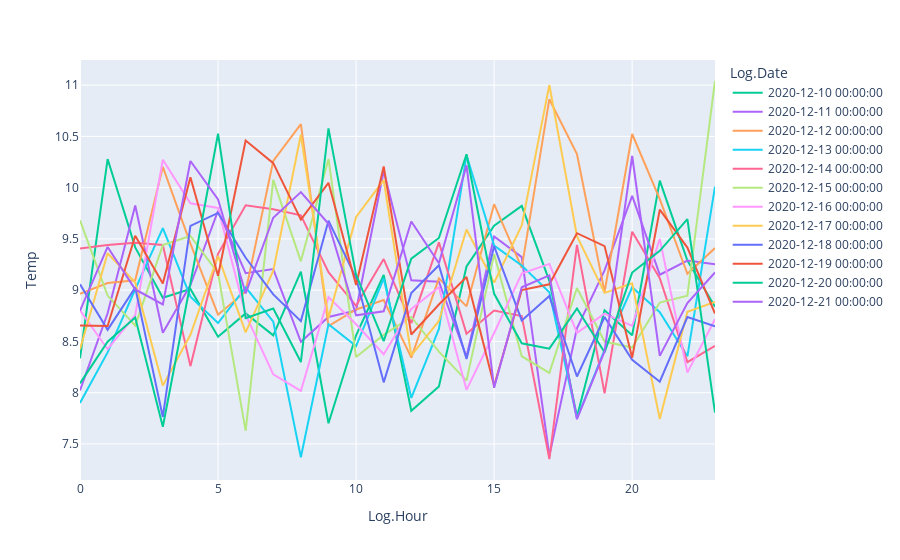

The code cell stored with this chart in its notebook:
### Code cell
# Add undercooling cases
iss_start = datetime.datetime.strptime('2020-12-10', '%Y-%m-%d')
iss_stop = datetime.datetime.strptime('2020-12-21', '%Y-%m-%d')
iss_site = 'Gurugram'

#print('df.shape', df.shape)
undercool_data = df.loc[(df['Site'] == iss_site) & (df['Log.Date'] >= iss_start) & (df['Log.Date'] <= iss_stop)]
df = df.loc[~((df['Site'] == iss_site) & (df['Log.Date'] >= iss_start) & (df['Log.Date'] <= iss_stop))]
#print('und.shape', undercool_data.shape)
#print('df.shape', df.shape)

undercool_data['Temp'] += 5
undercool_data['Condition'] = 'Undercool'

df = pd.concat([df, undercool_data])

#plot
fig = px.line(undercool_data, x='Log.Hour', y='Temp', color='Log.Date')
fig.show()

### Figure 1 — Plotly figure (JSON) as saved in the notebook; plotly's stock layout.template omitted (floating-point values rounded to 4 significant figures)
{"data": [{"hovertemplate": "Log.Date=2020-12-10 00:00:00<br>Log.Hour=%{x}<br>Temp=%{y}<extra></extra>", "legendgroup": "2020-12-10 00:00:00", "line": {"color": "#00cc96", "dash": "solid"}, "mode": "lines", "name": "2020-12-10 00:00:00", "orientation": "v", "showlegend": true, "type": "scatter", "x": [0, 1, 2, 3, 4, 5, 6, 7, 8, 9, 10, 11, 12, 13, 14, 15, 16, 17, 18, 19, 20, 21, 22, 23], "xaxis": "x", "y": [8.336, 10.28, 9.417, 8.927, 9.011, 8.546, 8.774, 8.559, 9.18, 7.702, 8.56, 9.148, 7.823, 8.061, 9.231, 9.628, 9.823, 9.091, 7.766, 8.804, 8.561, 10.07, 9.29, 8.839], "yaxis": "y"}, {"hovertemplate": "Log.Date=2020-12-11 00:00:00<br>Log.Hour=%{x}<br>Temp=%{y}<extra></extra>", "legendgroup": "2020-12-11 00:00:00", "line": {"color": "#ab63fa", "dash": "solid"}, "mode": "lines", "name": "2020-12-11 00:00:00", "orientation": "v", "showlegend": true, "type": "scatter", "x": [0, 1, 2, 3, 4, 5, 6, 7, 8, 9, 10, 11, 12, 13, 14, 15, 16, 17, 18, 19, 20, 21, 22, 23], "xaxis": "x", "y": [8.022, 8.774, 9.826, 8.584, 9.05, 9.774, 9.166, 9.206, 8.496, 8.739, 8.802, 10.16, 9.096, 9.082, 8.35, 9.524, 9.322, 7.385, 8.628, 9.193, 9.92, 9.15, 9.288, 9.252], "yaxis": "y"}, {"hovertemplate": "Log.Date=2020-12-12 00:00:00<br>Log.Hour=%{x}<br>Temp=%{y}<extra></extra>", "legendgroup": "2020-12-12 00:00:00", "line": {"color": "#FFA15A", "dash": "solid"}, "mode": "lines", "name": "2020-12-12 00:00:00", "orientation": "v", "showlegend": true, "type": "scatter", "x": [0, 1, 2, 3, 4, 5, 6, 7, 8, 9, 10, 11, 12, 13, 14, 15, 16, 17, 18, 19, 20, 21, 22, 23], "xaxis": "x", "y": [8.964, 9.069, 9.096, 10.2, 9.454, 8.761, 8.987, 10.26, 10.62, 8.65, 8.812, 8.904, 8.342, 9.115, 8.842, 9.839, 9.218, 10.86, 10.33, 8.982, 10.52, 9.887, 9.16, 9.411], "yaxis": "y"}, {"hovertemplate": "Log.Date=2020-12-13 00:00:00<br>Log.Hour=%{x}<br>Temp=%{y}<extra></extra>", "legendgroup": "2020-12-13 00:00:00", "line": {"color": "#19d3f3", "dash": "solid"}, "mode": "lines", "name": "2020-12-13 00:00:00", "orientation": "v", "showlegend": true, "type": "scatter", "x": [0, 1, 2, 3, 4, 5, 6, 7, 8, 9, 10, 11, 12, 13, 14, 15, 16, 17, 18, 19, 20, 21, 22, 23], "xaxis": "x", "y": [7.9, 8.393, 9.009, 9.605, 8.937, 8.68, 9.026, 8.694, 7.37, 8.668, 8.455, 9.115, 7.949, 8.622, 10.32, 9.435, 9.241, 8.98, 7.751, 8.418, 9.029, 8.785, 8.355, 10.01], "yaxis": "y"}, {"hovertemplate": "Log.Date=2020-12-14 00:00:00<br>Log.Hour=%{x}<br>Temp=%{y}<extra></extra>", "legendgroup": "2020-12-14 00:00:00", "line": {"color": "#FF6692", "dash": "solid"}, "mode": "lines", "name": "2020-12-14 00:00:00", "orientation": "v", "showlegend": true, "type": "scatter", "x": [0, 1, 2, 3, 4, 5, 6, 7, 8, 9, 10, 11, 12, 13, 14, 15, 16, 17, 18, 19, 20, 21, 22, 23], "xaxis": "x", "y": [9.407, 9.442, 9.464, 9.441, 8.259, 9.355, 9.827, 9.788, 9.73, 9.176, 8.848, 9.304, 8.679, 9.466, 8.575, 8.801, 8.748, 7.353, 9.442, 7.994, 9.57, 9.117, 8.298, 8.456], "yaxis": "y"}, {"hovertemplate": "Log.Date=2020-12-15 00:00:00<br>Log.Hour=%{x}<br>Temp=%{y}<extra></extra>", "legendgroup": "2020-12-15 00:00:00", "line": {"color": "#B6E880", "dash": "solid"}, "mode": "lines", "name": "2020-12-15 00:00:00", "orientation": "v", "showlegend": true, "type": "scatter", "x": [0, 1, 2, 3, 4, 5, 6, 7, 8, 9, 10, 11, 12, 13, 14, 15, 16, 17, 18, 19, 20, 21, 22, 23], "xaxis": "x", "y": [9.682, 8.948, 8.655, 9.44, 9.528, 9.165, 7.627, 10.08, 9.281, 10.28, 8.348, 8.564, 8.738, 8.401, 8.118, 9.352, 8.356, 8.193, 9.021, 8.499, 8.441, 8.88, 8.946, 11.04], "yaxis": "y"}, {"hovertemplate": "Log.Date=2020-12-16 00:00:00<br>Log.Hour=%{x}<br>Temp=%{y}<extra></extra>", "legendgroup": "2020-12-16 00:00:00", "line": {"color": "#FF97FF", "dash": "solid"}, "mode": "lines", "name": "2020-12-16 00:00:00", "orientation": "v", "showlegend": true, "type": "scatter", "x": [0, 1, 2, 3, 4, 5, 6, 7, 8, 9, 10, 11, 12, 13, 14, 15, 16, 17, 18, 19, 20, 21, 22, 23], "xaxis": "x", "y": [8.803, 8.424, 8.757, 10.27, 9.847, 9.802, 8.762, 8.179, 8.018, 8.932, 8.668, 8.375, 8.817, 9.03, 8.028, 8.583, 9.162, 9.256, 8.583, 8.771, 8.652, 9.501, 8.196, 8.716], "yaxis": "y"}, {"hovertemplate": "Log.Date=2020-12-17 00:00:00<br>Log.Hour=%{x}<br>Temp=%{y}<extra></extra>", "legendgroup": "2020-12-17 00:00:00", "line": {"color": "#FECB52", "dash": "solid"}, "mode": "lines", "name": "2020-12-17 00:00:00", "orientation": "v", "showlegend": true, "type": "scatter", "x": [0, 1, 2, 3, 4, 5, 6, 7, 8, 9, 10, 11, 12, 13, 14, 15, 16, 17, 18, 19, 20, 21, 22, 23], "xaxis": "x", "y": [8.424, 9.36, 9.074, 8.069, 8.565, 9.334, 8.588, 9.189, 10.52, 8.728, 9.715, 10.07, 8.363, 8.7, 9.592, 9.074, 9.63, 11.0, 9.526, 8.974, 9.066, 7.743, 8.79, 8.886], "yaxis": "y"}, {"hovertemplate": "Log.Date=2020-12-18 00:00:00<br>Log.Hour=%{x}<br>Temp=%{y}<extra></extra>", "legendgroup": "2020-12-18 00:00:00", "line": {"color": "#636efa", "dash": "solid"}, "mode": "lines", "name": "2020-12-18 00:00:00", "orientation": "v", "showlegend": true, "type": "scatter", "x": [0, 1, 2, 3, 4, 5, 6, 7, 8, 9, 10, 11, 12, 13, 14, 15, 16, 17, 18, 19, 20, 21, 22, 23], "xaxis": "x", "y": [9.057, 8.613, 9.025, 7.764, 9.628, 9.753, 9.316, 8.959, 8.698, 9.678, 9.119, 8.101, 8.972, 9.244, 8.33, 9.428, 8.704, 8.942, 8.158, 8.738, 8.321, 8.108, 8.737, 8.648], "yaxis": "y"}, {"hovertemplate": "Log.Date=2020-12-19 00:00:00<br>Log.Hour=%{x}<br>Temp=%{y}<extra></extra>", "legendgroup": "2020-12-19 00:00:00", "line": {"color": "#EF553B", "dash": "solid"}, "mode": "lines", "name": "2020-12-19 00:00:00", "orientation": "v", "showlegend": true, "type": "scatter", "x": [0, 1, 2, 3, 4, 5, 6, 7, 8, 9, 10, 11, 12, 13, 14, 15, 16, 17, 18, 19, 20, 21, 22, 23], "xaxis": "x", "y": [8.655, 8.651, 9.53, 9.065, 10.1, 9.14, 10.46, 10.24, 9.688, 10.05, 9.05, 10.21, 8.567, 8.86, 9.128, 8.067, 9.001, 9.057, 9.556, 9.43, 8.342, 9.786, 9.416, 8.771], "yaxis": "y"}, {"hovertemplate": "Log.Date=2020-12-20 00:00:00<br>Log.Hour=%{x}<br>Temp=%{y}<extra></extra>", "legendgroup": "2020-12-20 00:00:00", "line": {"color": "#00cc96", "dash": "solid"}, "mode": "lines", "name": "2020-12-20 00:00:00", "orientation": "v", "showlegend": true, "type": "scatter", "x": [0, 1, 2, 3, 4, 5, 6, 7, 8, 9, 10, 11, 12, 13, 14, 15, 16, 17, 18, 19, 20, 21, 22, 23], "xaxis": "x", "y": [8.091, 8.498, 8.733, 7.668, 9.065, 10.53, 8.728, 8.821, 8.299, 10.58, 9.15, 8.503, 9.308, 9.509, 10.33, 8.964, 8.482, 8.43, 8.821, 8.394, 9.172, 9.384, 9.694, 7.805], "yaxis": "y"}, {"hovertemplate": "Log.Date=2020-12-21 00:00:00<br>Log.Hour=%{x}<br>Temp=%{y}<extra></extra>", "legendgroup": "2020-12-21 00:00:00", "line": {"color": "#ab63fa", "dash": "solid"}, "mode": "lines", "name": "2020-12-21 00:00:00", "orientation": "v", "showlegend": true, "type": "scatter", "x": [0, 1, 2, 3, 4, 5, 6, 7, 8, 9, 10, 11, 12, 13, 14, 15, 16, 17, 18, 19, 20, 21, 22, 23], "xaxis": "x", "y": [8.8, 9.421, 9.007, 8.861, 10.26, 9.885, 8.969, 9.706, 9.956, 9.647, 8.755, 8.794, 9.67, 9.263, 10.22, 8.047, 9.029, 9.144, 7.742, 8.402, 10.31, 8.36, 8.873, 9.173], "yaxis": "y"}], "layout": {"legend": {"title": {"text": "Log.Date"}, "tracegroupgap": 0}, "margin": {"t": 60}, "xaxis": {"anchor": "y", "domain": [0, 1], "title": {"text": "Log.Hour"}}, "yaxis": {"anchor": "x", "domain": [0, 1], "title": {"text": "Temp"}}}}
